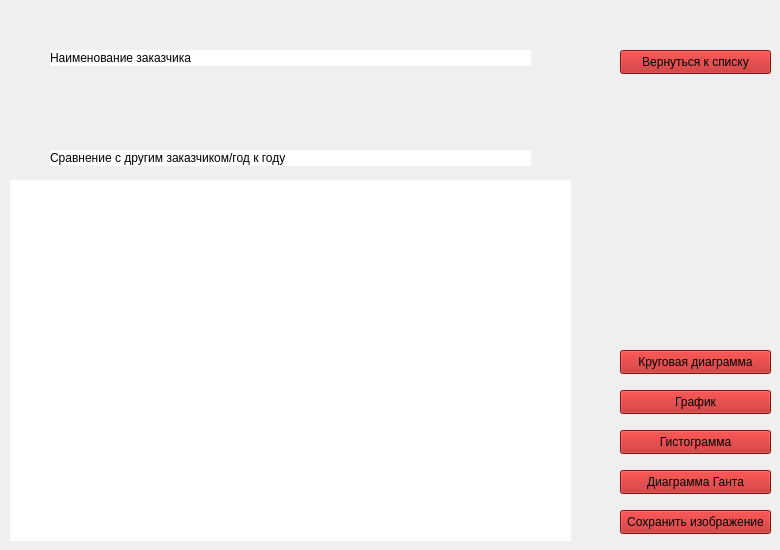
    <widget class="QWidget" name="_8_versusdata">
     <widget class="QPushButton" name="pushButton_45">
      <property name="geometry">
       <rect>
        <x>620</x>
        <y>350</y>
        <width>151</width>
        <height>24</height>
       </rect>
      </property>
      <property name="styleSheet">
       <string notr="true">background-color: rgb(184, 23, 23);</string>
      </property>
      <property name="text">
       <string>Круговая диаграмма</string>
      </property>
     </widget>
     <widget class="QLabel" name="label_39">
      <property name="geometry">
       <rect>
        <x>50</x>
        <y>50</y>
        <width>481</width>
        <height>16</height>
       </rect>
      </property>
      <property name="styleSheet">
       <string notr="true">background-color: rgb(255, 255, 255);</string>
      </property>
      <property name="text">
       <string>Наименование заказчика</string>
      </property>
     </widget>
     <widget class="QPushButton" name="pushButton_46">
      <property name="geometry">
       <rect>
        <x>620</x>
        <y>470</y>
        <width>151</width>
        <height>24</height>
       </rect>
      </property>
      <property name="styleSheet">
       <string notr="true">background-color: rgb(184, 23, 23);</string>
      </property>
      <property name="text">
       <string>Диаграмма Ганта</string>
      </property>
     </widget>
     <widget class="QPushButton" name="pushButton_47">
      <property name="geometry">
       <rect>
        <x>620</x>
        <y>510</y>
        <width>151</width>
        <height>24</height>
       </rect>
      </property>
      <property name="styleSheet">
       <string notr="true">background-color: rgb(184, 23, 23);</string>
      </property>
      <property name="text">
       <string>Сохранить изображение</string>
      </property>
     </widget>
     <widget class="QWidget" name="widget_5" native="true">
      <property name="geometry">
       <rect>
        <x>10</x>
        <y>180</y>
        <width>561</width>
        <height>361</height>
       </rect>
      </property>
      <property name="styleSheet">
       <string notr="true">background-color: rgb(255, 255, 255);</string>
      </property>
     </widget>
     <widget class="QPushButton" name="pushButton_48">
      <property name="geometry">
       <rect>
        <x>620</x>
        <y>50</y>
        <width>151</width>
        <height>24</height>
       </rect>
      </property>
      <property name="styleSheet">
       <string notr="true">background-color: rgb(184, 23, 23);</string>
      </property>
      <property name="text">
       <string>Вернуться к списку</string>
      </property>
     </widget>
     <widget class="QLabel" name="label_40">
      <property name="geometry">
       <rect>
        <x>50</x>
        <y>150</y>
        <width>481</width>
        <height>16</height>
       </rect>
      </property>
      <property name="styleSheet">
       <string notr="true">background-color: rgb(255, 255, 255);</string>
      </property>
      <property name="text">
       <string>Сравнение с другим заказчиком/год к году</string>
      </property>
     </widget>
     <widget class="QPushButton" name="pushButton_49">
      <property name="geometry">
       <rect>
        <x>620</x>
        <y>390</y>
        <width>151</width>
        <height>24</height>
       </rect>
      </property>
      <property name="styleSheet">
       <string notr="true">background-color: rgb(184, 23, 23);</string>
      </property>
      <property name="text">
       <string>График</string>
      </property>
     </widget>
     <widget class="QPushButton" name="pushButton_50">
      <property name="geometry">
       <rect>
        <x>620</x>
        <y>430</y>
        <width>151</width>
        <height>24</height>
       </rect>
      </property>
      <property name="styleSheet">
       <string notr="true">background-color: rgb(184, 23, 23);</string>
      </property>
      <property name="text">
       <string>Гистограмма</string>
      </property>
     </widget>
    </widget>
